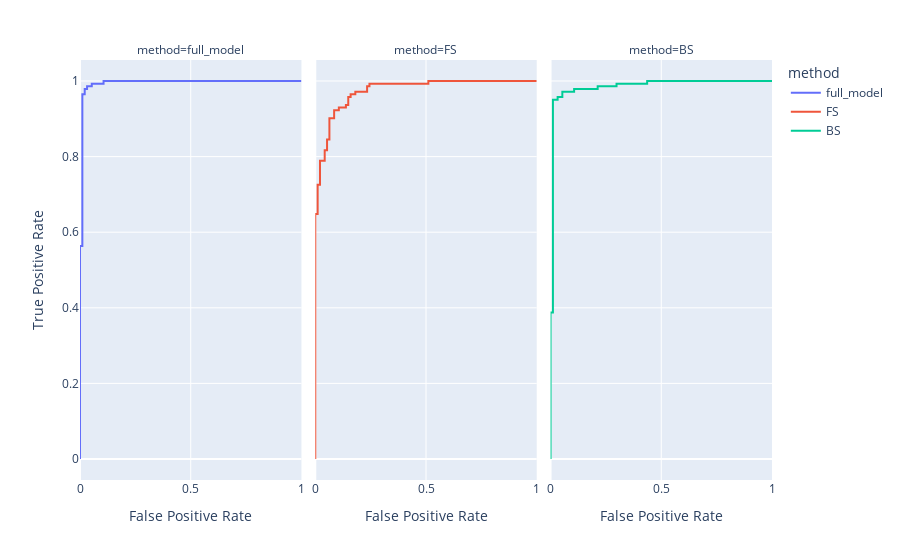

Here is the notebook cell this chart was saved with:
### Code cell
# Visualize ROC curve
fig = px.line(roc_df,y='True Positive Rate',x='False Positive Rate',facet_col='method',color='method')
fig

### Figure 1 — Plotly figure (JSON) as saved in the notebook; plotly's stock layout.template omitted (floating-point values rounded to 4 significant figures)
{"data": [{"hovertemplate": "method=full_model<br>False Positive Rate=%{x}<br>True Positive Rate=%{y}<extra></extra>", "legendgroup": "full_model", "line": {"color": "#636efa", "dash": "solid"}, "marker": {"symbol": "circle"}, "mode": "lines", "name": "full_model", "orientation": "v", "showlegend": true, "type": "scatter", "x": [0, 0, 0, 0.01064, 0.01064, 0.02128, 0.02128, 0.03191, 0.03191, 0.05319, 0.05319, 0.1064, 0.1064, 1], "xaxis": "x", "y": [0, 0.007042, 0.5634, 0.5634, 0.9648, 0.9648, 0.9789, 0.9789, 0.9859, 0.9859, 0.993, 0.993, 1, 1], "yaxis": "y"}, {"hovertemplate": "method=FS<br>False Positive Rate=%{x}<br>True Positive Rate=%{y}<extra></extra>", "legendgroup": "FS", "line": {"color": "#EF553B", "dash": "solid"}, "marker": {"symbol": "circle"}, "mode": "lines", "name": "FS", "orientation": "v", "showlegend": true, "type": "scatter", "x": [0, 0, 0, 0.01064, 0.01064, 0.02128, 0.02128, 0.04255, 0.04255, 0.05319, 0.05319, 0.06383, 0.06383, 0.08511, 0.08511, 0.1064, 0.1064, 0.1383, 0.1383, 0.1489, 0.1489, 0.1596, 0.1596, 0.1809, 0.1809, 0.234, 0.234, 0.2447, 0.2447, 0.5106, 0.5106, 1], "xaxis": "x2", "y": [0, 0.007042, 0.6479, 0.6479, 0.7254, 0.7254, 0.7887, 0.7887, 0.8169, 0.8169, 0.8451, 0.8451, 0.9014, 0.9014, 0.9225, 0.9225, 0.9296, 0.9296, 0.9366, 0.9366, 0.9577, 0.9577, 0.9648, 0.9648, 0.9718, 0.9718, 0.9859, 0.9859, 0.993, 0.993, 1, 1], "yaxis": "y2"}, {"hovertemplate": "method=BS<br>False Positive Rate=%{x}<br>True Positive Rate=%{y}<extra></extra>", "legendgroup": "BS", "line": {"color": "#00cc96", "dash": "solid"}, "marker": {"symbol": "circle"}, "mode": "lines", "name": "BS", "orientation": "v", "showlegend": true, "type": "scatter", "x": [0, 0, 0, 0.01064, 0.01064, 0.03191, 0.03191, 0.05319, 0.05319, 0.1064, 0.1064, 0.2128, 0.2128, 0.2979, 0.2979, 0.4362, 0.4362, 1], "xaxis": "x3", "y": [0, 0.007042, 0.3873, 0.3873, 0.9507, 0.9507, 0.9577, 0.9577, 0.9718, 0.9718, 0.9789, 0.9789, 0.9859, 0.9859, 0.993, 0.993, 1, 1], "yaxis": "y3"}], "layout": {"annotations": [{"font": {}, "showarrow": false, "text": "method=full_model", "x": 0.16, "xanchor": "center", "xref": "paper", "y": 1, "yanchor": "bottom", "yref": "paper"}, {"font": {}, "showarrow": false, "text": "method=FS", "x": 0.5, "xanchor": "center", "xref": "paper", "y": 1, "yanchor": "bottom", "yref": "paper"}, {"font": {}, "showarrow": false, "text": "method=BS", "x": 0.84, "xanchor": "center", "xref": "paper", "y": 1, "yanchor": "bottom", "yref": "paper"}], "legend": {"title": {"text": "method"}, "tracegroupgap": 0}, "margin": {"t": 60}, "xaxis": {"anchor": "y", "domain": [0, 0.32], "title": {"text": "False Positive Rate"}}, "xaxis2": {"anchor": "y2", "domain": [0.34, 0.66], "matches": "x", "title": {"text": "False Positive Rate"}}, "xaxis3": {"anchor": "y3", "domain": [0.68, 1.0], "matches": "x", "title": {"text": "False Positive Rate"}}, "yaxis": {"anchor": "x", "domain": [0, 1], "title": {"text": "True Positive Rate"}}, "yaxis2": {"anchor": "x2", "domain": [0, 1], "matches": "y", "showticklabels": false}, "yaxis3": {"anchor": "x3", "domain": [0, 1], "matches": "y", "showticklabels": false}}}
